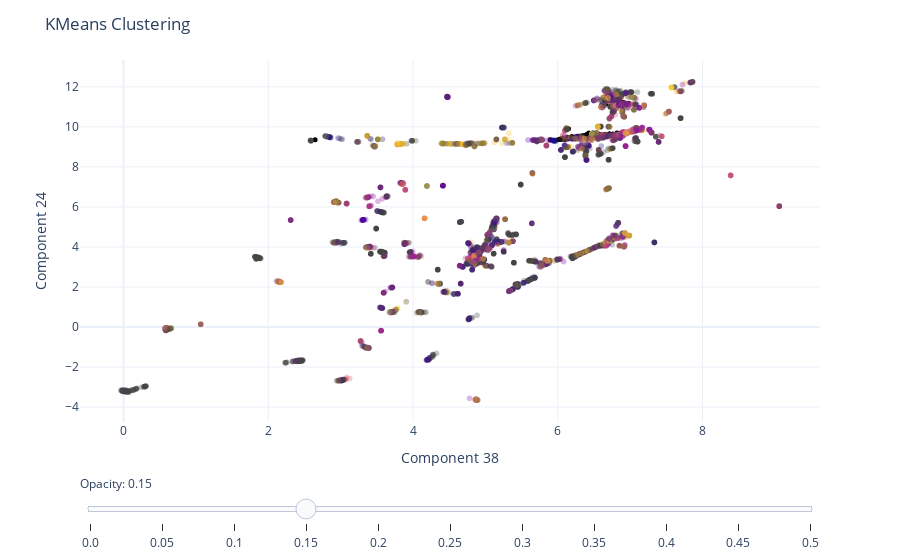

The cell this chart's notebook holds for it:
### Markdown cell above
### n dimensions

### Code cell
# Highest-importance features
dim1 = "Component 38" 
dim2 = "Component 24"

fig = px.scatter(
    data_frame = train_df,
    x = dim1,
    y = dim2, # Change components to visualize each of the 30 dimensions
    color = "Media Cluster",
    hover_data = ["taxon_id", "Target", "KMeans Cluster"],
    opacity = 0.3
) 

# Add the test points as a scatter trace
fig.add_trace(
    go.Scatter(
        x=test_df[dim1],  # x coordinates
        y=test_df[dim2],  # y coordinates
        mode='markers',
        marker=dict(
            color='black',  
            size=5,  
            opacity=1.0 
        ),
        text=test_df["taxon_id"]  # marker hover text
    )
)

# Opacity slider
steps = []
for i in range(11):  # 0 to 1 in steps of 0.1
    step = dict(
        method="restyle",
        args=[{"marker.opacity": [i/20]}, [0]],  # Adjust opacity of the first trace only
        label=str(i/20)
    )
    steps.append(step)
sliders = [dict(
    active=3,  # initial value corresponding to opacity=0.3
    currentvalue={"prefix": "Opacity: "},
    pad={"t": 50},
    steps=steps
)]

fig.update_coloraxes(showscale=False)
fig.update_layout(
    sliders=sliders,
    title="KMeans Clustering",
    template="plotly_white",
    showlegend=False
)

fig.show()

### Figure 1 — Plotly figure (JSON) as saved in the notebook; plotly's stock layout.template omitted (floating-point values rounded to 4 significant figures; data arrays with more than 128 entries replaced by an {"elided": "..."} marker saying what was removed)
{"data": [{"customdata": {"elided": "8464x3 mixed values"}, "hovertemplate": "Component 38=%{x}<br>Component 24=%{y}<br>taxon_id=%{customdata[0]}<br>Target=%{customdata[1]}<br>KMeans Cluster=%{customdata[2]}<br>Media Cluster=%{marker.color}<extra></extra>", "legendgroup": "", "marker": {"color": {"elided": "8464 int values"}, "coloraxis": "coloraxis", "opacity": 0.3, "symbol": "circle"}, "mode": "markers", "name": "", "showlegend": false, "type": "scattergl", "x": {"elided": "8464 float values"}, "xaxis": "x", "y": {"elided": "8464 float values"}, "yaxis": "y"}, {"marker": {"color": "black", "opacity": 1, "size": 5}, "mode": "markers", "text": {"elided": "247 str values"}, "type": "scatter", "x": {"elided": "247 float values"}, "y": {"elided": "247 float values"}}], "layout": {"coloraxis": {"colorbar": {"title": {"text": "Media Cluster"}}, "colorscale": [[0, "#0d0887"], [0.1111, "#46039f"], [0.2222, "#7201a8"], [0.3333, "#9c179e"], [0.4444, "#bd3786"], [0.5556, "#d8576b"], [0.6667, "#ed7953"], [0.7778, "#fb9f3a"], [0.8889, "#fdca26"], [1, "#f0f921"]], "showscale": false}, "legend": {"tracegroupgap": 0}, "margin": {"t": 60}, "showlegend": false, "sliders": [{"active": 3, "currentvalue": {"prefix": "Opacity: "}, "pad": {"t": 50}, "steps": [{"args": [{"marker.opacity": [0]}, [0]], "label": "0.0", "method": "restyle"}, {"args": [{"marker.opacity": [0.05]}, [0]], "label": "0.05", "method": "restyle"}, {"args": [{"marker.opacity": [0.1]}, [0]], "label": "0.1", "method": "restyle"}, {"args": [{"marker.opacity": [0.15]}, [0]], "label": "0.15", "method": "restyle"}, {"args": [{"marker.opacity": [0.2]}, [0]], "label": "0.2", "method": "restyle"}, {"args": [{"marker.opacity": [0.25]}, [0]], "label": "0.25", "method": "restyle"}, {"args": [{"marker.opacity": [0.3]}, [0]], "label": "0.3", "method": "restyle"}, {"args": [{"marker.opacity": [0.35]}, [0]], "label": "0.35", "method": "restyle"}, {"args": [{"marker.opacity": [0.4]}, [0]], "label": "0.4", "method": "restyle"}, {"args": [{"marker.opacity": [0.45]}, [0]], "label": "0.45", "method": "restyle"}, {"args": [{"marker.opacity": [0.5]}, [0]], "label": "0.5", "method": "restyle"}]}], "title": {"text": "KMeans Clustering"}, "xaxis": {"anchor": "y", "domain": [0, 1], "title": {"text": "Component 38"}}, "yaxis": {"anchor": "x", "domain": [0, 1], "title": {"text": "Component 24"}}}}
